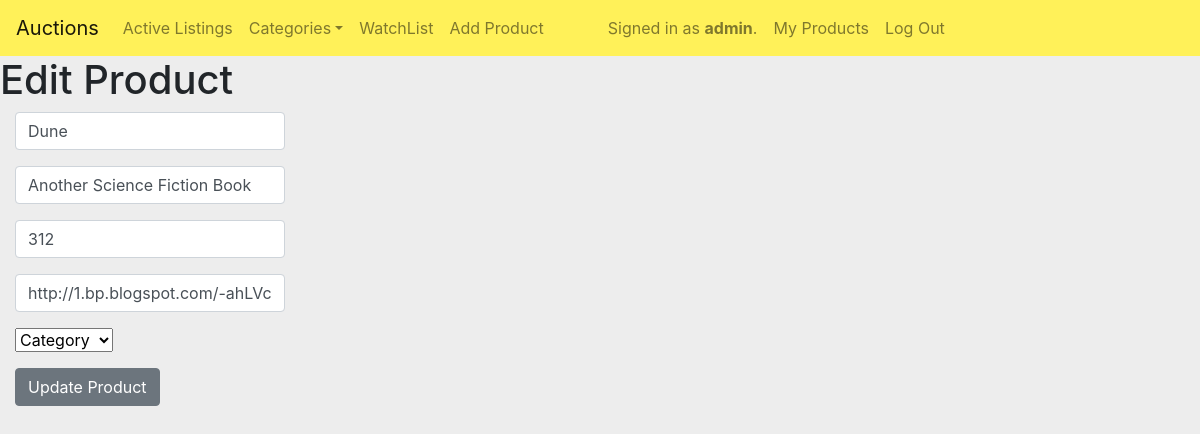
The page /edit_product/9 (signed in) on the database as committed earlier.
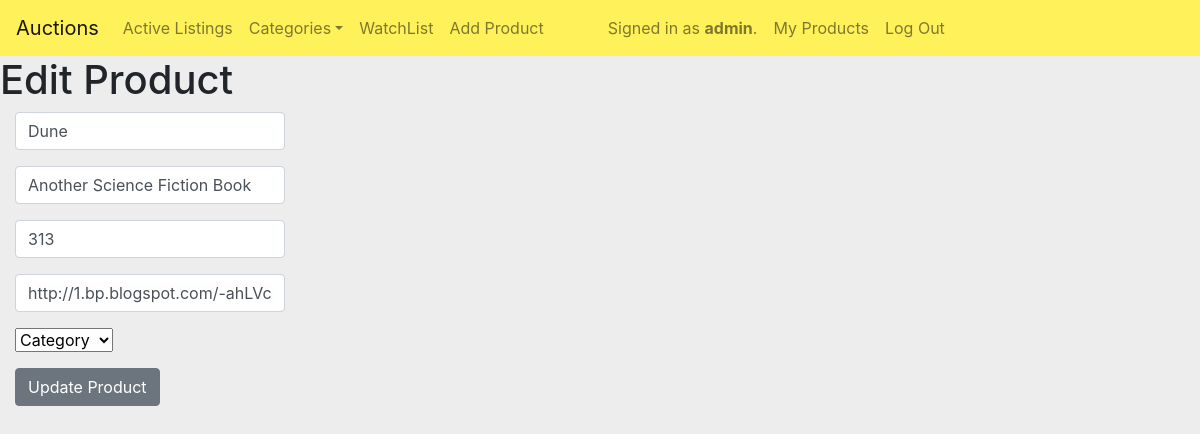
The same page on the database as committed later.
### auctions/models.py (models this page shows, shortened)
class Product(models.Model):
    name = models.CharField(max_length=64)
    description = models.CharField(max_length=64)
    initial_price = models.IntegerField()
    price = models.IntegerField()
    image = models.CharField(max_length=64)
    image_url = models.CharField(max_length=300)
    category = models.CharField(max_length=64)
    creator = models.CharField(max_length=64)
    is_active = models.BooleanField(default=True)
    winner = models.CharField(max_length=64, default="")
    users = models.ManyToManyField(User, blank=True, related_name="products")

### auctions/views.py (the view, shortened to what this page needs)
# urls.py: path("edit_product/<int:product_id>", views.edit_product, name="edit_product"),
@login_required(login_url='login')
def edit_product(request, product_id):
    if request.method == 'GET':
        product = Product.objects.get(pk=product_id)
        return render(request, 'auctions/edit_product.html', {
            'product' : product
        })

### auctions/templates/auctions/edit_product.html (shortened to what this page needs)
{% extends 'auctions/layout.html' %}
{% block body %}
  <h1>Edit Product </h1>
  <form action="{% url 'edit_product' product.id %}" method="post" class="col-lg-3 col-sm-6 mb-3">
    <div class="form-group">
      <input name="product_name" type="text" placeholder="Product Name"
             class="form-control" value="{{ product.name }}" >
    </div>
    <div class="form-group">
      <input name="description" type="text" placeholder="Description"
             class="form-control" value="{{ product.description}}" >
    </div>
    <div class="form-group">
      <input name="price" placeholder="Price" type="number"
             class="form-control" value="{{ product.price }}">
    </div>
    <div class="form-group">
      <input name="image_url" type="text" placeholder="Image_url"
             class="form-control" value="{{ product.image_url }}">
    </div>
    <div class="form-group">
      <select name="category" required>
        <option value="" disabled selected>Category</option>
      </select>
    </div>
    <button class="btn btn-secondary">Update Product</button>
  </form>
{% endblock %}

Rows that differ between the two databases and show on the page:
changed Product "Dune": price "312" → "313"
